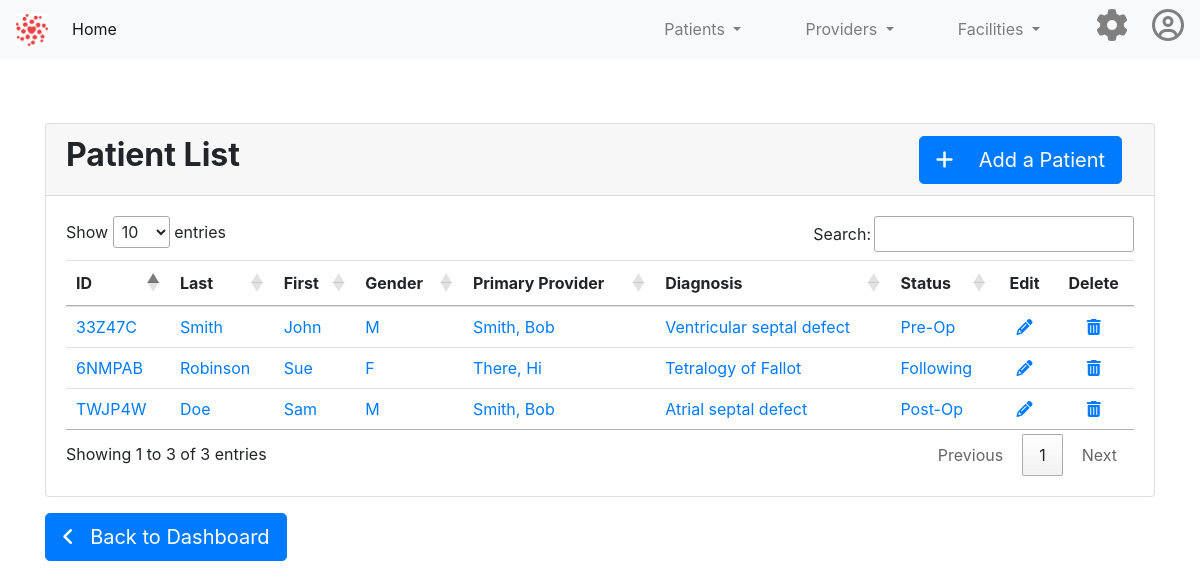
The app's page /patients/, older data.
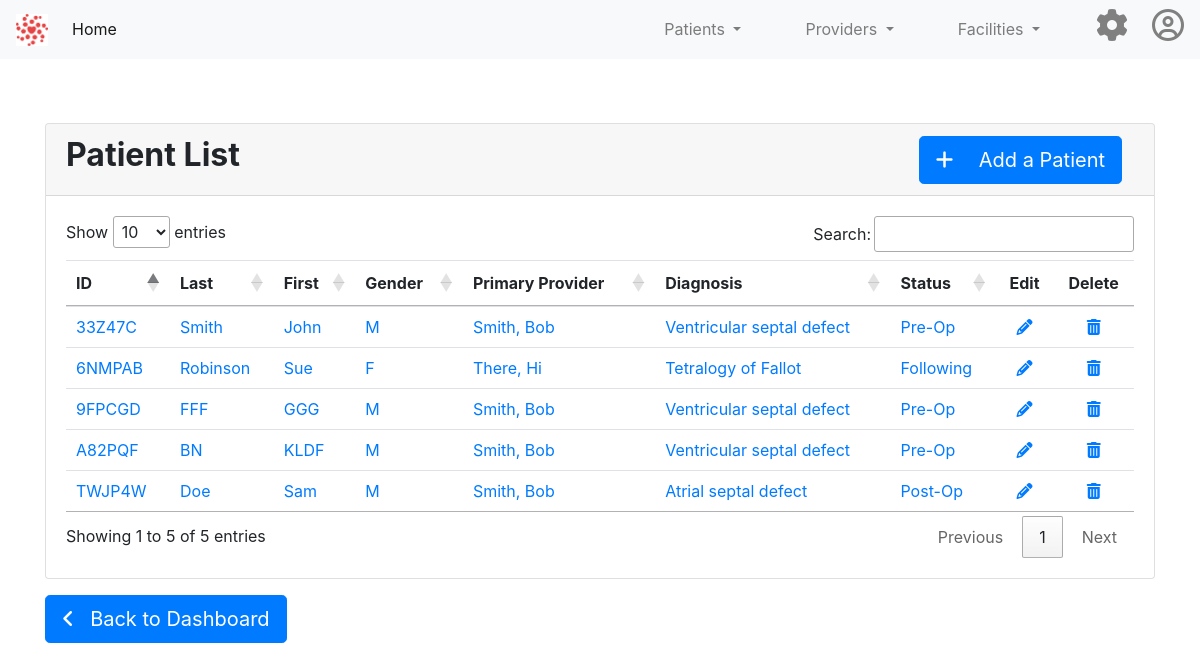
The same page, newer data.
### app/patients/patient_model.py (models this page shows, shortened)
class Patient(db.Model):
    id = db.Column(db.Integer, primary_key=True)
    first_name = db.Column(db.String(30), index=True, nullable=False, info={'label': 'First Name'})
    last_name = db.Column(db.String(30), index=True, nullable=False, info={'label': 'Last Name'})
    patient_id = db.Column(db.String(10), index=True)
    patient_dob = db.Column(db.Date, nullable=False, info={'label': 'Date of Birth'})
    patient_dob_est = db.Column(db.Boolean, nullable=False, info={'label': 'DOB Estimate?'})
    patient_gender = db.Column(db.String, nullable=False, info={'label': 'Gender'})
    patient_status_id = db.Column(db.Integer, db.ForeignKey('patient_status.id'))
    patient_provider_id = db.Column(db.Integer, db.ForeignKey('provider.id'))
    patient_status = db.relationship(PatientStatus)
    patient_provider = db.relationship(Provider)
    patient_diagnosis_id = db.Column(db.Integer, db.ForeignKey('patient_diagnosis.id'))
    patient_diagnosis = db.relationship(PatientDiagnosis)

class PatientDiagnosis(db.Model):
    id = db.Column(db.Integer, primary_key=True)
    icd_code = db.Column(db.String(10), index=True)
    icd_subcode = db.Column(db.String(10), index=True)
    name = db.Column(db.String(60), index=True)
    dx_abbrev = db.Column(db.String(10), index=True)
    def __str__(self):
        return self.name

class PatientStatus(db.Model):
    id = db.Column(db.Integer, primary_key=True)
    code_name = db.Column(db.String(30), index=True, nullable=False)
    name = db.Column(db.String(60), index=True, nullable=False)
    def __str__(self):
        return self.name

### app/providers/provider_model.py (models this page shows, shortened)
class Provider(db.Model):
    id = db.Column(db.Integer, primary_key=True)
    first_name = db.Column(db.String(30), index=True, nullable=False, info={'label': 'First Name'})
    last_name = db.Column(db.String(30), index=True, nullable=False, info={'label': 'Last Name'})
    provider_id = db.Column(db.String(10), index=True)
    provider_category_id = db.Column(db.Integer, db.ForeignKey('provider_category.id'))
    provider_facility_id = db.Column(db.Integer, db.ForeignKey('facility.id'))
    provider_category = db.relationship(ProviderCategory)
    provider_facility = db.relationship(Facility)
    def __str__(self):
        return self.last_name + ", " + self.first_name

### app/patients/patient.py (the view)
@patient_bp.route('/')
def view_patient_list():
    patient_list = Patient.query.all()
    activity = "List"
    mode = "Patient"
    card_title = "Patient List"
    add_url = url_for('patient_bp.create_patient')
    table_id = "patient-list-table"
    return render_template('patient-list-base.html', title="Patient List",
                           patient_list=patient_list, table_id=table_id, activity=activity, mode=mode, add_url=add_url, card_title=card_title)

### app/patients/templates/patient-list-base.html
{% extends "data-display-container.html" %}
{% block data_display_content %}
        <div class="card-body">
            <table class="table table-hover table-sm" id="patient-list-table">
                <thead>
                <tr>
                    <th scope="col">ID</th>
                    <th scope="col">Last</th>
                    <th scope="col">First</th>
                    <th scope="col">Gender</th>
                    <th scope="col">Primary Provider</th>
                    <th scope="col">Diagnosis</th>
                    <th scope="col">Status</th>
                    <th style="text-align: center; vertical-align: middle" scope="col" class="no-sort">Edit</th>
                    <th style="text-align: center; vertical-align: middle" scope="col" class="no-sort">Delete</th>
                </tr>
                </thead>
                <tbody>
                {% for patient in patient_list %}
                <tr>
                    <td><a href={{ url_for('patient_bp.view_patient', patient_id = patient.patient_id) }}>
                        {{ patient.patient_id }}</a></td>
                    <td><a href={{ url_for('patient_bp.view_patient', patient_id = patient.patient_id) }}>
                        {{ patient.last_name }}</a></td>
                    <td><a href={{ url_for('patient_bp.view_patient', patient_id = patient.patient_id) }}>
                        {{ patient.first_name }}</a></td>
                    <td><a href={{ url_for('patient_bp.view_patient', patient_id = patient.patient_id) }}>
                        {% if patient.patient_gender == "M": %}
                        M
                        {% elif patient.patient_gender == "F": %}
                        F
                        {% endif %}
                        </a>
                    </td>
                    <td><a href={{ url_for('patient_bp.view_patient', patient_id = patient.patient_id) }}>
                        {{ patient.patient_provider }}</a></td>
                    <td><a href={{ url_for('patient_bp.view_patient', patient_id = patient.patient_id) }}>
                        {{ patient.patient_diagnosis }}</a></td>
                    <td><a href={{ url_for('patient_bp.view_patient', patient_id = patient.patient_id) }}>
                        {{ patient.patient_status }}</a></td>
                    <td style="text-align: center; vertical-align: middle"><a href={{ url_for('patient_bp.edit_patient',
                        patient_id = patient.patient_id) }}>
                        <i class="fas fa-pencil-alt"></i></a></td>
                    <td style="text-align: center; vertical-align: middle"><a href={{ url_for('patient_bp.delete_patient',
                        patient_id = patient.patient_id) }}>
                        <i class="fas fa-trash-alt"></i></a></td>
                </tr>
                {% endfor %}
                </tbody>
            </table>
        </div>
{% endblock %}

### app/templates/data-display-container.html (shortened to what this page needs)
{% extends "base.html" %}
{% block content %}
<div class="container card-container">
    <div class="card">
        <div class="card-header card-header-main">
            <h2><b>{{ card_title }}</b>
                {% if activity == "List" %}
                    <a class="btn btn-primary btn-lg card-header-button"
                       href="{{ add_url }}" role="button">
                    <i class="fas fa-plus"></i>
                    &emsp;Add a {{ mode }}
                    </a>
                {% endif %}
            </h2>
        </div>
        {% block data_display_content %}{% endblock %}
    </div>
    {% if activity == "List" %}
        <a class="btn btn-primary btn-lg mt-3" href="{{ url_for('index_bp.index') }}" role="button">
        <i class="fas fa-angle-left"></i> &ensp;Back to Dashboard</a>
    {% elif activity == "View" %}
        <a class="btn btn-primary btn-lg mt-3" href="{{ list_url }}" role="button">
        <i class="fas fa-angle-left"></i> &ensp;Back to List</a>
    {% endif %}
</div>
{% endblock %}

### app/templates/base.html (shortened to what this page needs)
<!DOCTYPE html>
<html lang="en">
<head>
    <link rel="stylesheet"
          href="https://stackpath.bootstrapcdn.com/bootstrap/4.5.0/css/bootstrap.min.css"
>
    <link href="//netdna.bootstrapcdn.com/bootstrap/3.0.0/css/bootstrap-glyphicons.css" rel="stylesheet">
    <link rel="stylesheet" type="text/css" href="https://cdn.datatables.net/1.10.21/css/jquery.dataTables.css">
    <link rel="stylesheet" href="{{ url_for('static', filename='css/main.css') }}">
</head>
<body>
<nav class="navbar navbar-expand-lg navbar-light bg-light">
    <a class="navbar-brand" href={{ url_for('index_bp.index') }}>
    <img class="home-logo" src="/static/images/HCA_logo.png"></a>
    <div class="collapse navbar-collapse" id="navbarSupportedContent">
        <ul class="navbar-nav mr-auto">
            <li class="nav-item active">
                <a class="nav-link" href={{ url_for('index_bp.index') }}>Home <span class="sr-only">(current)</span></a>
            </li>
        </ul>
        <ul class="navbar-nav ml-auto">
            <li class="nav-item dropdown mx-4">
                <a class="nav-link dropdown-toggle" href="#" id="navbarDropdown" role="button" data-toggle="dropdown"
                   aria-haspopup="true" aria-expanded="false">
                    Patients
                </a>
            </li>
            <li class="nav-item dropdown mx-4">
                <a class="nav-link dropdown-toggle" href="#" id="navbarDropdown" role="button" data-toggle="dropdown"
                   aria-haspopup="true" aria-expanded="false">
                    Providers
                </a>
            </li>
            <li class="nav-item dropdown mx-4">
                <a class="nav-link dropdown-toggle" href="#" id="navbarDropdown" role="button" data-toggle="dropdown"
                   aria-haspopup="true" aria-expanded="false">
                    Facilities
                </a>
            </li>
            <a class="mx-4" href={{ url_for('settings_bp.settings_home') }} style="color:gray"><i
                class="fas fa-cog fa-2x"></i></a>
            <a href={{ url_for('construction_bp.construction') }} style="color:gray"><i
                class="far fa-user-circle fa-2x"></i></a>
        </ul>
    </div>
</nav>
{% block content %}{% endblock %}
</body>
</html>

### app/static/css/main.css (style rules this page uses)
.card-container { margin-top: 4rem; }
.card-header-main { height: 4.5rem; }
.card-header-button { position: absolute; right: 2rem; }
.home-logo { height: 2rem; width: 2rem; }

Row changes from the older to the newer data that the page shows:
added Patient: patient_id "9FPCGD", last_name "FFF", first_name "GGG", patient_gender "M", patient_provider "Smith, Bob", patient_diagnosis "Ventricular septal defect", patient_status "Pre-Op"
added Patient: patient_id "A82PQF", last_name "BN", first_name "KLDF", patient_gender "M", patient_provider "Smith, Bob", patient_diagnosis "Ventricular septal defect", patient_status "Pre-Op"
Text that changed along with them:
text written by a page script: "Show entries Search: Showing 1 to 3 of 3 entries Previous 1 Next" → "Show entries Search: Showing 1 to 5 of 5 entries Previous 1 Next"
